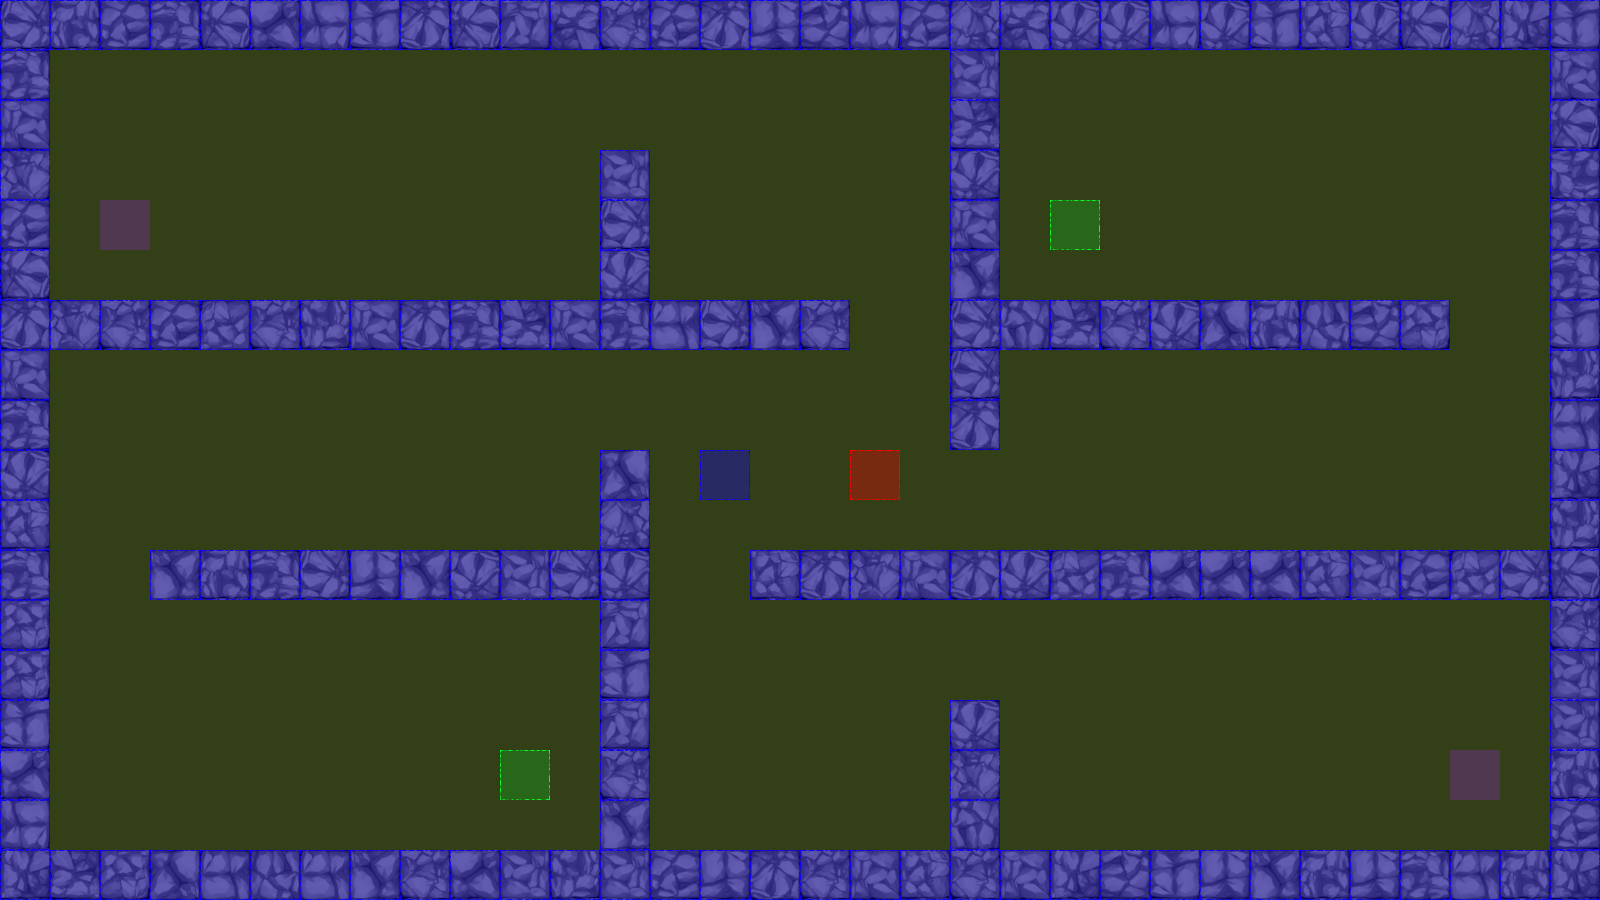

Below is a game level as drawn by its tile map, then a one-line description and the .tmx that defines it (tile-layer data replaced by summaries):
An orthogonal 32x18 tile map with 50x50 px tiles, 3 tile layers (terrain, collision, event), 2 tilesets.

<map version="1.0" orientation="orthogonal" renderorder="left-up" width="32" height="18" tilewidth="50" tileheight="50" nextobjectid="3">
 <tileset firstgid="1" name="dungeonTile.png" tilewidth="50" tileheight="50" tilecount="64" columns="8">
  <image source="tiles/dungeonTile.png" width="400" height="400" />
 </tileset>
 <tileset firstgid="65" name="collisionTile" tilewidth="50" tileheight="50" tilecount="12" columns="3">
  <image source="tiles/collisionTile.png" width="150" height="200" />
 </tileset>
 <layer name="terrain" width="32" height="18">
  <data>[576 cells, 176 non-empty, 36 distinct tile ids]</data>
 </layer>
 <layer name="collision" width="32" height="18">
  <data>[576 cells, 576 non-empty, 2 distinct tile ids]</data>
 </layer>
 <layer name="event" width="32" height="18">
  <data>[576 cells, 6 non-empty, 4 distinct tile ids]</data>
 </layer>
</map>
